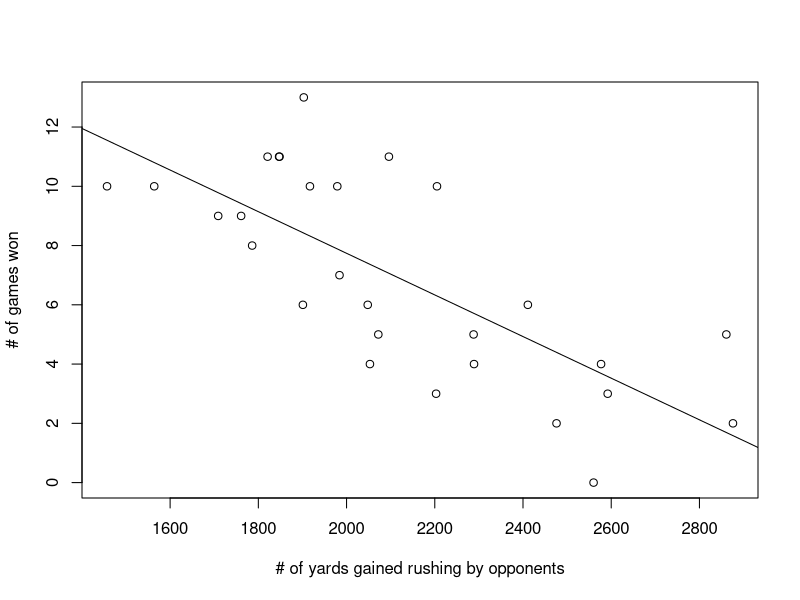

R code for this plot:
## ---- chunk 1
football_data <- read.csv("football.csv")
head(football_data)
## ---- chunk 2
slr.model1 <- lm(Games.Won ~ Opponent.Rushing.Yards, data = football_data)
print(slr.model1)
b.coeff <- coefficients(slr.model1)

plot(football_data$Games.Won ~ football_data$Opponent.Rushing.Yards, xlab = "# of yards gained rushing by opponents", ylab = "# of games won")

abline(a = b.coeff[1], b = b.coeff[2])

b.coeff
## ---- chunk 3
anova(slr.model1)
## ---- chunk 4
confint(slr.model1, level = 0.95)
## ---- chunk 5
summary(slr.model1)
## ---- chunk 6
dataprediction <- data.frame(Opponent.Rushing.Yards = 2000)

predict(slr.model1, dataprediction, interval = "confidence", level = 0.95)
